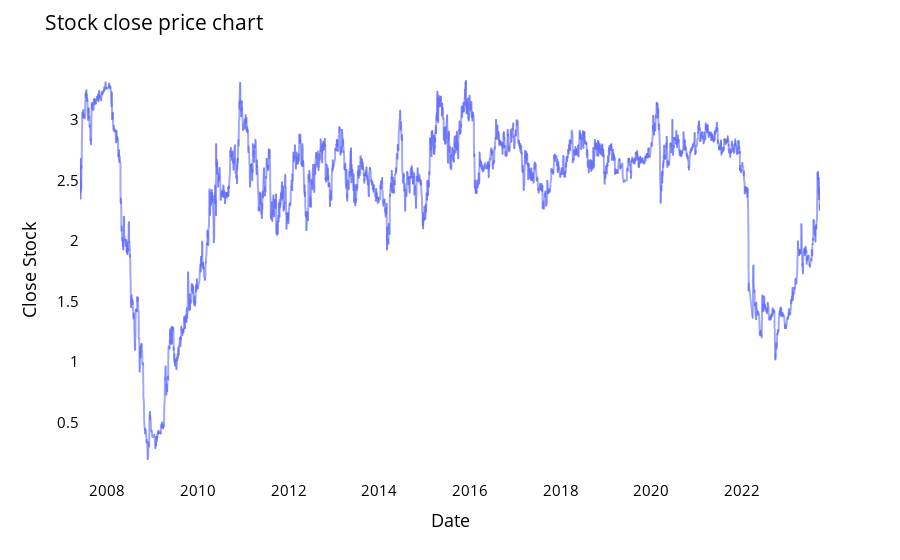

The cell this chart's notebook holds for it:
### Markdown cell above
Plotting stock close price

### Code cell
fig = px.line(closedf, x=closedf.date, y=closedf.close,labels={'date':'Date','close':'Close Stock'})
fig.update_traces(marker_line_width=2, opacity=0.6)
fig.update_layout(title_text='Stock close price chart', plot_bgcolor='white', font_size=15, font_color='black')
fig.update_xaxes(showgrid=False)
fig.update_yaxes(showgrid=False)
fig.show()

### Figure 1 — Plotly figure (JSON) as saved in the notebook; plotly's stock layout.template omitted (floating-point values rounded to 4 significant figures; data arrays with more than 128 entries replaced by an {"elided": "..."} marker saying what was removed)
{"data": [{"hovertemplate": "Date=%{x}<br>Close Stock=%{y}<extra></extra>", "legendgroup": "", "line": {"color": "#636efa", "dash": "solid"}, "marker": {"line": {"width": 2}, "symbol": "circle"}, "mode": "lines", "name": "", "opacity": 0.6, "showlegend": false, "type": "scattergl", "x": {"elided": "4077 str values"}, "xaxis": "x", "y": {"elided": "4077 float values"}, "yaxis": "y"}], "layout": {"font": {"color": "black", "size": 15}, "legend": {"tracegroupgap": 0}, "margin": {"t": 60}, "plot_bgcolor": "white", "title": {"text": "Stock close price chart"}, "xaxis": {"anchor": "y", "domain": [0, 1], "showgrid": false, "title": {"text": "Date"}}, "yaxis": {"anchor": "x", "domain": [0, 1], "showgrid": false, "title": {"text": "Close Stock"}}}}
